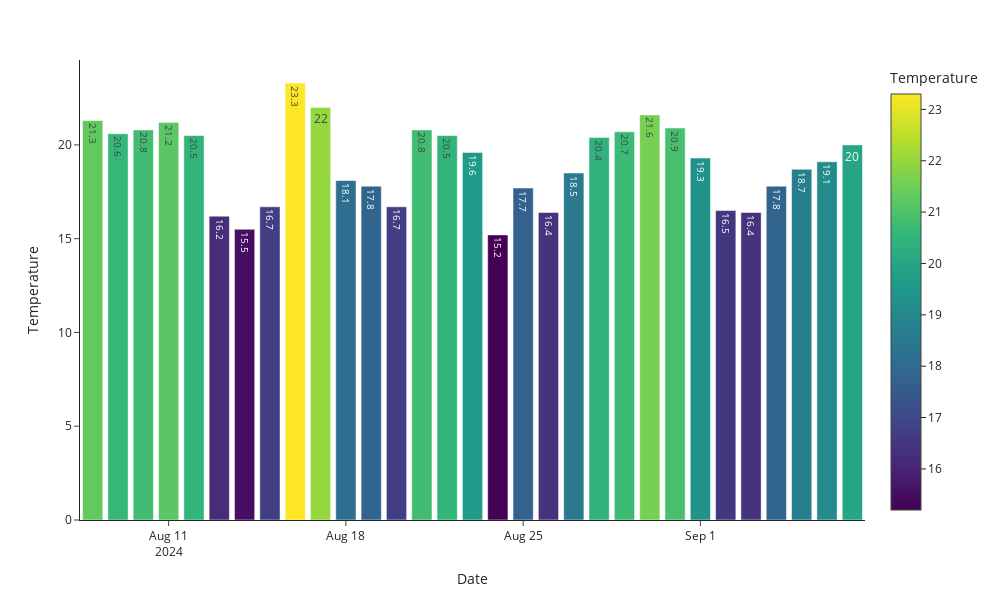

Write notebook code for a chart like this one.
### Code cell
import plotly.io as pio
fig = px.bar(historical_data, x=historical_data.index, y='Temperature', color='Temperature', text_auto=True, width=1000, height=600, template='simple_white')
fig.show()
fig.write_image("weather_graph.png")

### Figure 1 — Plotly figure (JSON) as saved in the notebook; plotly's stock layout.template omitted (floating-point values rounded to 4 significant figures)
{"data": [{"alignmentgroup": "True", "hovertemplate": "Date=%{x}<br>Temperature=%{marker.color}<extra></extra>", "legendgroup": "", "marker": {"color": [20, 19.1, 18.7, 17.8, 16.4, 16.5, 19.3, 20.9, 21.6, 20.7, 20.4, 18.5, 16.4, 17.7, 15.2, 19.6, 20.5, 20.8, 16.7, 17.8, 18.1, 22, 23.3, 16.7, 15.5, 16.2, 20.5, 21.2, 20.8, 20.6, 21.3], "coloraxis": "coloraxis", "pattern": {"shape": ""}}, "name": "", "offsetgroup": "", "orientation": "v", "showlegend": false, "textposition": "auto", "texttemplate": "%{y}", "type": "bar", "x": ["2024-09-07", "2024-09-06", "2024-09-05", "2024-09-04", "2024-09-03", "2024-09-02", "2024-09-01", "2024-08-31", "2024-08-30", "2024-08-29", "2024-08-28", "2024-08-27", "2024-08-26", "2024-08-25", "2024-08-24", "2024-08-23", "2024-08-22", "2024-08-21", "2024-08-20", "2024-08-19", "2024-08-18", "2024-08-17", "2024-08-16", "2024-08-15", "2024-08-14", "2024-08-13", "2024-08-12", "2024-08-11", "2024-08-10", "2024-08-09", "2024-08-08"], "xaxis": "x", "y": [20, 19.1, 18.7, 17.8, 16.4, 16.5, 19.3, 20.9, 21.6, 20.7, 20.4, 18.5, 16.4, 17.7, 15.2, 19.6, 20.5, 20.8, 16.7, 17.8, 18.1, 22, 23.3, 16.7, 15.5, 16.2, 20.5, 21.2, 20.8, 20.6, 21.3], "yaxis": "y"}], "layout": {"barmode": "relative", "coloraxis": {"colorbar": {"title": {"text": "Temperature"}}, "colorscale": [[0, "#440154"], [0.1111, "#482878"], [0.2222, "#3e4989"], [0.3333, "#31688e"], [0.4444, "#26828e"], [0.5556, "#1f9e89"], [0.6667, "#35b779"], [0.7778, "#6ece58"], [0.8889, "#b5de2b"], [1, "#fde725"]]}, "height": 600, "legend": {"tracegroupgap": 0}, "margin": {"t": 60}, "width": 1000, "xaxis": {"anchor": "y", "domain": [0, 1], "title": {"text": "Date"}}, "yaxis": {"anchor": "x", "domain": [0, 1], "title": {"text": "Temperature"}}}}
